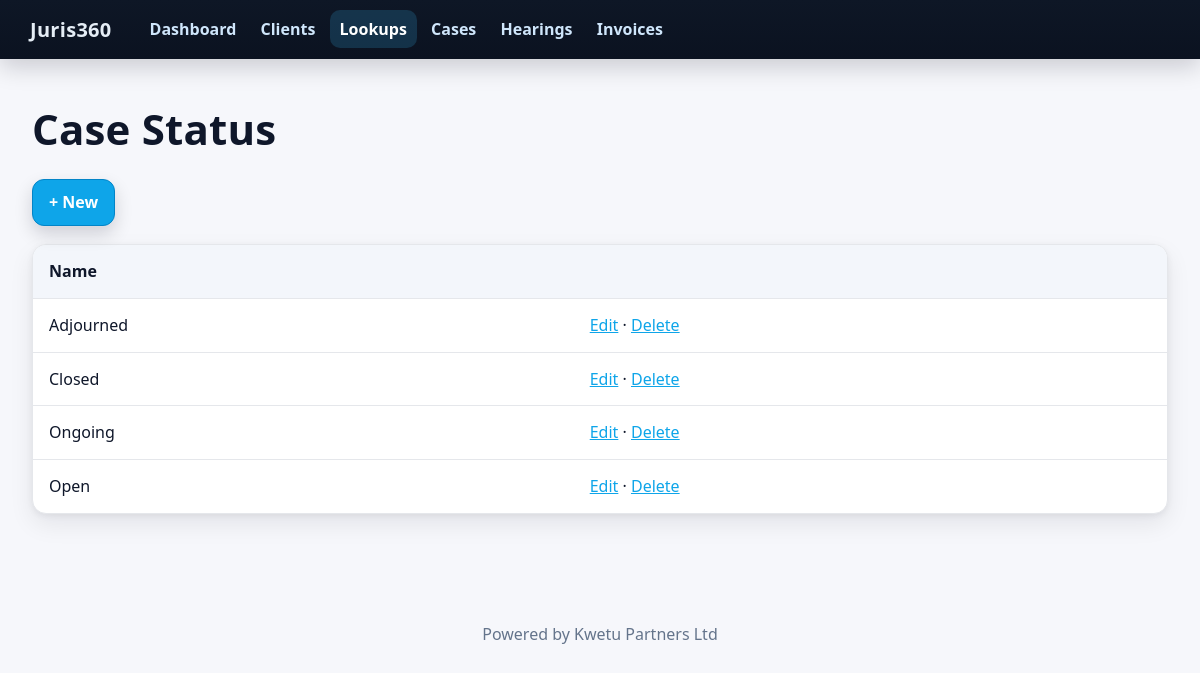
/lookups/status, run on the app's committed database.
### app.py (models this page shows)
class Base(DeclarativeBase): pass

class CaseStatus(Base):
    __tablename__ = "case_status"
    id: Mapped[int] = mapped_column(primary_key=True)
    name: Mapped[str] = mapped_column(String(100))
    cases: Mapped[list["Case"]] = relationship(back_populates="status")

### app.py (the view)
@app.get("/lookups/status")
def lookups_status():
    with Session(engine) as s:
        items = s.scalars(select(CaseStatus).order_by(CaseStatus.name)).all()
    return render_template("lookups_status.html", items=items, active="lookups")

### templates/lookups_status.html (shortened to what this page needs)
{% extends 'base.html' %}{% set active='lookups' %}
{% block content %}
<h1>Case Status</h1>
<div class="actions"><a class="btn btn-primary" href="{{ url_for('lookup_status_new') }}">+ New</a></div>
<table><thead><tr><th>Name</th><th></th></tr></thead><tbody>
{% for s in items %}<tr><td>{{ s.name }}</td><td><a href="{{ url_for('lookup_status_edit', id=s.id) }}">Edit</a> · <a href="{{ url_for('lookup_status_delete', id=s.id) }}">Delete</a></td></tr>{% endfor %}
</tbody></table>{% endblock %}

### static/css/style.css (style rules this page uses)
:root { --brand-900:#0e1726;--brand-800:#0b1220;--accent-600:#0ea5e9;--text-900:#0f172a;--text-700:#334155;--muted-600:#64748b;--border:#e5e7eb;--bg:#f6f7fb;--card:#ffffff;--radius:14px;--shadow:0 10px 24px rgba(2,8,23,.08),0 2px 6px rgba(2,8,23,.06) }
* { box-sizing:border-box }
html,body { height:100% }
body { margin:0;font:16px/1.55 system-ui,-apple-system,Segoe UI,Roboto,Arial,sans-serif;color:var(--text-900);background:var(--bg) }
h1 { font-size:42px;line-height:1.15;margin:8px 0 26px;letter-spacing:.2px }
table { width:100%;border-collapse:separate;border-spacing:0;background:var(--card);border:1px solid var(--border);border-radius:var(--radius);box-shadow:var(--shadow);overflow:hidden }
thead th { background:#f3f6fb;color:#0f172a;font-weight:700;text-align:left;padding:14px 16px;border-bottom:1px solid var(--border) }
tbody td { padding:14px 16px;border-bottom:1px solid var(--border) }
tbody tr:last-child td { border-bottom:0 }
button,.btn,[role=button] { --btn-bg:#111827;--btn-fg:#fff;--btn-b:#0f172a;display:inline-flex;align-items:center;gap:8px;padding:10px 16px;border-radius:12px;border:1px solid var(--btn-b);background:var(--btn-bg);color:var(--btn-fg);font-weight:700;text-decoration:none;cursor:pointer;box-shadow:0 1px 0 rgba(255,255,255,.05),0 8px 18px rgba(2,8,23,.16) }
.btn-primary { --btn-bg:var(--accent-600);--btn-b:#0284c7 }
.actions { display:flex;align-items:center;gap:12px;flex-wrap:wrap;margin:12px 0 18px }
a { color:#0ea5e9 }

### data on the page
CaseStatus: name "Adjourned"
CaseStatus: name "Closed"
CaseStatus: name "Ongoing"
CaseStatus: name "Open"
